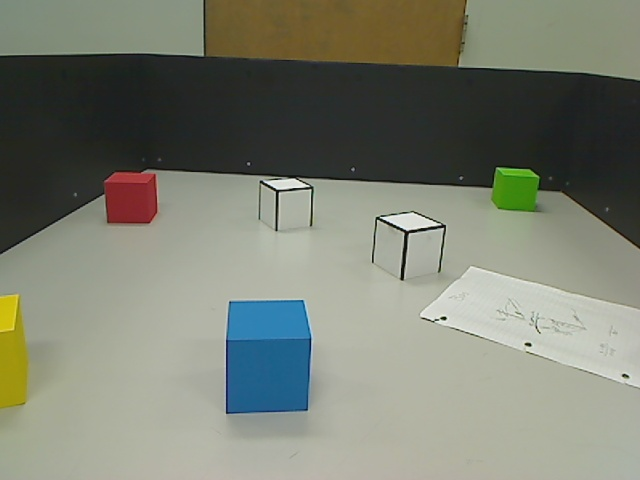
#> input picture Experiments/Vision/segmentation/cam.jpg, 640 x 480 px
$ python gray_inverted_tracker.py ../cam.jpg
#> lines starting #> are read from the running program, lines starting #| are printed output that depends on the picture; after the words box and inside, x2 and y2 are one past the last pixel; in counts of white or black regions, pixels touching at a corner belong together
# -*- coding: utf-8 -*-

import cv2, os
import numpy as np
import argparse

DATA_DIRECTORY = "Data-HSV"

if not os.path.exists(DATA_DIRECTORY):
    os.makedirs(DATA_DIRECTORY)

DATA_COUNT = len(os.listdir(DATA_DIRECTORY))


parser = argparse.ArgumentParser()
parser.add_argument('img')
args = parser.parse_args()


img_bgr = cv2.imread(args.img, cv2.IMREAD_COLOR)
#> img_bgr is the input picture: shape (480, 640, 3); mean B, G, R 113.4, 127, 123.2

def nothing(x):
    pass

# Create a black image, a window
cv2.namedWindow('mask')

# create trackbars for color change
cv2.createTrackbar('Low-H','mask',0,255,nothing)
#> slider 'Low-H' is set to 51
cv2.createTrackbar('High-H','mask',0,255,nothing)
#> slider 'High-H' is set to 255

cv2.imshow("real", img_bgr);

while True:
    img_gray = cv2.cvtColor(img_bgr, cv2.COLOR_BGR2GRAY)
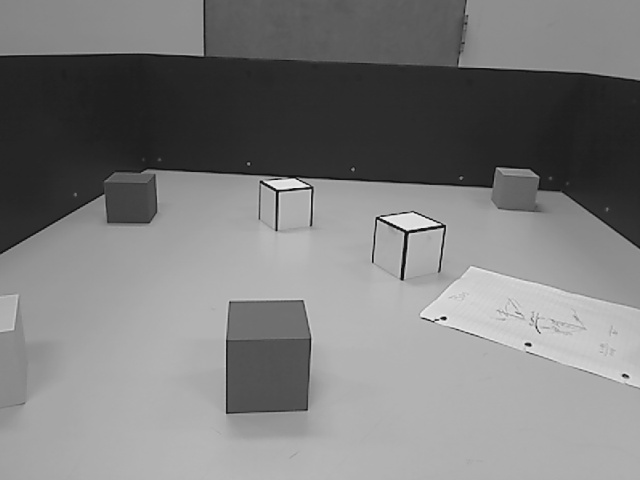
#> img_gray: shape (480, 640); min 10, max 239, mean 124.3
    img_gray = (img_gray - 255)
    cv2.imshow('gray', img_gray)


    # get current positions of trackers
    low_h = cv2.getTrackbarPos('Low-H','mask')
    high_h = cv2.getTrackbarPos('High-H','mask')

    # define range of blue color in HSV
    lower = np.array([low_h])
    upper = np.array([high_h])

    # Threshold the HSV image to get only blue colors
    mask = cv2.inRange(img_gray, lower, upper)
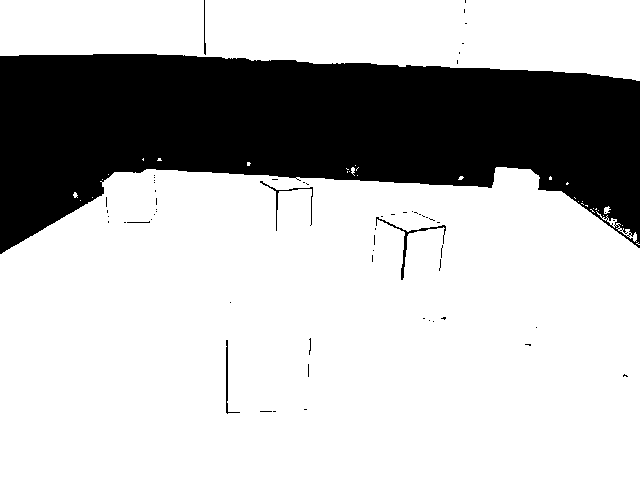
#> mask: shape (480, 640); 73.3% white; 61 black regions (55 under 20 px), largest, box (x1, y1, x2, y2) and area: (0, 54, 640, 254) 81167, (376, 217, 446, 280) 300, (260, 181, 313, 231) 179, (226, 340, 240, 414) 156, (204, 0, 206, 55) 66, (127, 221, 150, 223) 24

    # Bitwise-AND mask and original image
    res = cv2.bitwise_and(img_bgr,img_bgr, mask= mask)
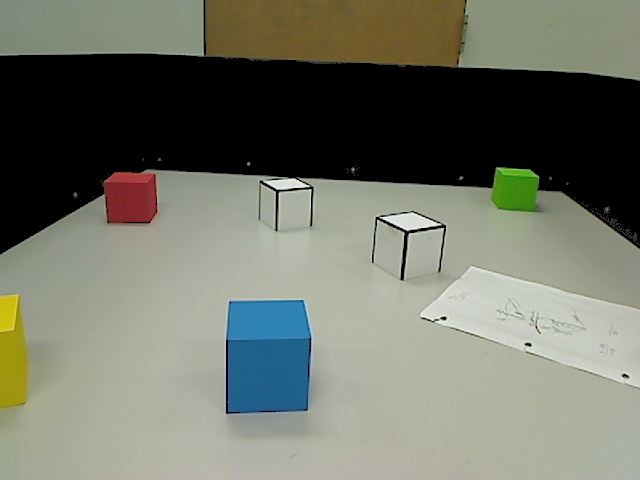
#> res: shape (480, 640, 3); mean B, G, R 103.6, 116.4, 113.4

    cv2.imshow('mask',mask)
    cv2.imshow('res', res)


    cc = cv2.waitKey(10) # Necessaire pour l'affichage effectif des images
#> (key Esc is pressed here)
    if cc == 1048586: # Touche Enter (save data)
        print("no ss taken")
        # [5 lines of commented-out code are left out]

    if cc == 1048603: # Touche Echap quitte
        break

cv2.destroyAllWindows()
